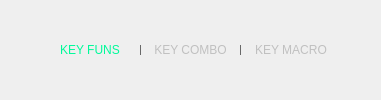
            <widget class="QFrame" name="frm_bttns_swtch">
             <property name="frameShape">
              <enum>QFrame::NoFrame</enum>
             </property>
             <property name="frameShadow">
              <enum>QFrame::Plain</enum>
             </property>
             <property name="lineWidth">
              <number>0</number>
             </property>
             <layout class="QHBoxLayout" name="horizontalLayout_17">
              <property name="spacing">
               <number>0</number>
              </property>
              <property name="leftMargin">
               <number>0</number>
              </property>
              <property name="topMargin">
               <number>0</number>
              </property>
              <property name="rightMargin">
               <number>0</number>
              </property>
              <property name="bottomMargin">
               <number>0</number>
              </property>
              <item>
               <spacer name="horizontalSpacer_16">
                <property name="orientation">
                 <enum>Qt::Horizontal</enum>
                </property>
                <property name="sizeHint" stdset="0">
                 <size>
                  <width>40</width>
                  <height>20</height>
                 </size>
                </property>
               </spacer>
              </item>
              <item>
               <widget class="QPushButton" name="pshBttn_bttns_key_fnctns">
                <property name="sizePolicy">
                 <sizepolicy hsizetype="Preferred" vsizetype="Fixed">
                  <horstretch>0</horstretch>
                  <verstretch>0</verstretch>
                 </sizepolicy>
                </property>
                <property name="minimumSize">
                 <size>
                  <width>100</width>
                  <height>10</height>
                 </size>
                </property>
                <property name="maximumSize">
                 <size>
                  <width>16777215</width>
                  <height>10</height>
                 </size>
                </property>
                <property name="font">
                 <font>
                  <family>Tahoma</family>
                  <pointsize>9</pointsize>
                  <italic>false</italic>
                  <underline>false</underline>
                  <strikeout>false</strikeout>
                  <stylestrategy>PreferAntialias</stylestrategy>
                  <kerning>true</kerning>
                 </font>
                </property>
                <property name="focusPolicy">
                 <enum>Qt::NoFocus</enum>
                </property>
                <property name="styleSheet">
                 <string notr="true">QPushButton {
	border: 0px;
	background-color: transparent;
	color: silver;
}
QPushButton:checked {
	color: mediumspringgreen;
}
QPushButton:pressed {
	color: mediumspringgreen;
}
QPushButton:disabled {
	color: dimgrey;
}
QPushButton:hover {
	color: mediumspringgreen;
}
QPushButton:focus {
   outline: none;
}</string>
                </property>
                <property name="text">
                 <string>KEY FUNS</string>
                </property>
                <property name="checkable">
                 <bool>true</bool>
                </property>
                <property name="checked">
                 <bool>true</bool>
                </property>
                <property name="autoExclusive">
                 <bool>true</bool>
                </property>
               </widget>
              </item>
              <item>
               <widget class="QPushButton" name="pshBttn_bttns_key_cmbntns">
                <property name="sizePolicy">
                 <sizepolicy hsizetype="Preferred" vsizetype="Fixed">
                  <horstretch>0</horstretch>
                  <verstretch>0</verstretch>
                 </sizepolicy>
                </property>
                <property name="minimumSize">
                 <size>
                  <width>101</width>
                  <height>10</height>
                 </size>
                </property>
                <property name="maximumSize">
                 <size>
                  <width>16777215</width>
                  <height>10</height>
                 </size>
                </property>
                <property name="font">
                 <font>
                  <family>Tahoma</family>
                  <pointsize>9</pointsize>
                  <stylestrategy>PreferAntialias</stylestrategy>
                  <kerning>true</kerning>
                 </font>
                </property>
                <property name="focusPolicy">
                 <enum>Qt::NoFocus</enum>
                </property>
                <property name="styleSheet">
                 <string notr="true">QPushButton {
	border: 0px;
	background-color: transparent;
	color: silver;
	border-left-width: 1px;
	border-left-style: solid;
	border-left-color: dimgrey;
	border-right-width: 1px;
	border-right-style: solid;
	border-right-color: dimgrey;
}
QPushButton:checked {
	color: mediumspringgreen;
}
QPushButton:pressed {
	color: mediumspringgreen;
}
QPushButton:disabled {
	color: dimgrey;
}
QPushButton:hover {
	color: mediumspringgreen;
}
QPushButton:focus {
   outline: none;
}</string>
                </property>
                <property name="text">
                 <string>KEY COMBO</string>
                </property>
                <property name="checkable">
                 <bool>true</bool>
                </property>
                <property name="checked">
                 <bool>false</bool>
                </property>
                <property name="autoExclusive">
                 <bool>true</bool>
                </property>
               </widget>
              </item>
              <item>
               <widget class="QPushButton" name="pshBttn_bttns_key_macros">
                <property name="sizePolicy">
                 <sizepolicy hsizetype="Preferred" vsizetype="Fixed">
                  <horstretch>0</horstretch>
                  <verstretch>0</verstretch>
                 </sizepolicy>
                </property>
                <property name="minimumSize">
                 <size>
                  <width>100</width>
                  <height>10</height>
                 </size>
                </property>
                <property name="maximumSize">
                 <size>
                  <width>16777215</width>
                  <height>10</height>
                 </size>
                </property>
                <property name="font">
                 <font>
                  <family>Tahoma</family>
                  <pointsize>9</pointsize>
                  <stylestrategy>PreferAntialias</stylestrategy>
                  <kerning>true</kerning>
                 </font>
                </property>
                <property name="focusPolicy">
                 <enum>Qt::NoFocus</enum>
                </property>
                <property name="styleSheet">
                 <string notr="true">QPushButton {
	border: 0px;
	background-color: transparent;
	color: silver;
}
QPushButton:checked {
	color: mediumspringgreen;
}
QPushButton:pressed {
	color: mediumspringgreen;
}
QPushButton:disabled {
	color: dimgrey;
}
QPushButton:hover {
	color: mediumspringgreen;
}
QPushButton:focus {
   outline: none;
}</string>
                </property>
                <property name="text">
                 <string>KEY MACRO</string>
                </property>
                <property name="checkable">
                 <bool>true</bool>
                </property>
                <property name="autoExclusive">
                 <bool>true</bool>
                </property>
               </widget>
              </item>
              <item>
               <spacer name="horizontalSpacer_17">
                <property name="orientation">
                 <enum>Qt::Horizontal</enum>
                </property>
                <property name="sizeHint" stdset="0">
                 <size>
                  <width>40</width>
                  <height>20</height>
                 </size>
                </property>
               </spacer>
              </item>
             </layout>
            </widget>
